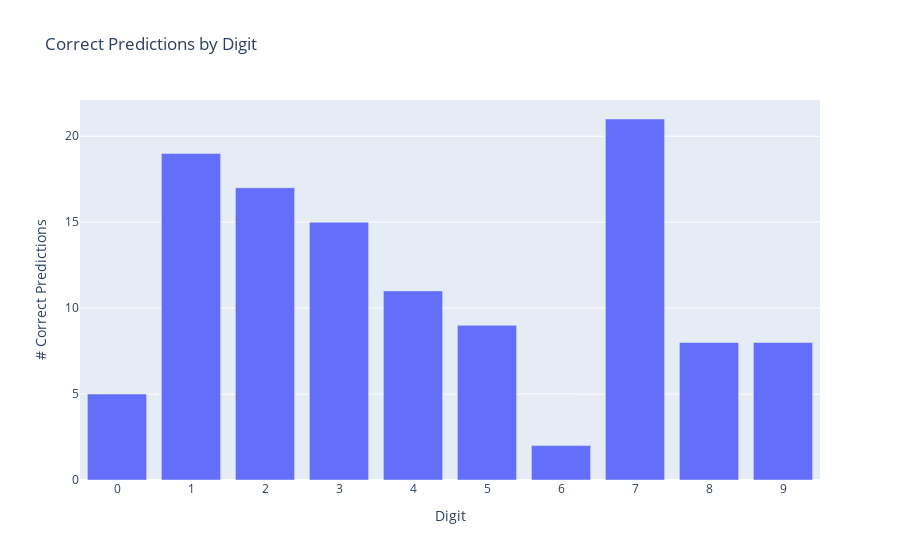

Source (notebook cell):
### Code cell
y_true, y_pred = [], []
model.eval()
with torch.no_grad():
    for imgs, labels in custom_loader:  
        outputs = model(imgs)
        preds = outputs.argmax(dim=1)
        y_true.extend(labels.tolist())
        y_pred.extend(preds.tolist())
cm = confusion_matrix(y_true, y_pred, labels=list(range(10)))
correct_counts = np.diag(cm)  

fig = px.bar(
    x=list(range(10)),
    y=correct_counts,
    labels={'x':'Digit','y':'# Correct Predictions'},
    title='Correct Predictions by Digit'
)
fig.update_layout(xaxis=dict(tickmode='linear'))
fig.show()

### Figure 1 — Plotly figure (JSON) as saved in the notebook; plotly's stock layout.template omitted (floating-point values rounded to 4 significant figures)
{"data": [{"hovertemplate": "Digit=%{x}<br># Correct Predictions=%{y}<extra></extra>", "legendgroup": "", "marker": {"color": "#636efa", "pattern": {"shape": ""}}, "name": "", "orientation": "v", "showlegend": false, "textposition": "auto", "type": "bar", "x": [0, 1, 2, 3, 4, 5, 6, 7, 8, 9], "xaxis": "x", "y": [5, 19, 17, 15, 11, 9, 2, 21, 8, 8], "yaxis": "y"}], "layout": {"barmode": "relative", "legend": {"tracegroupgap": 0}, "title": {"text": "Correct Predictions by Digit"}, "xaxis": {"anchor": "y", "domain": [0, 1], "tickmode": "linear", "title": {"text": "Digit"}}, "yaxis": {"anchor": "x", "domain": [0, 1], "title": {"text": "# Correct Predictions"}}}}
